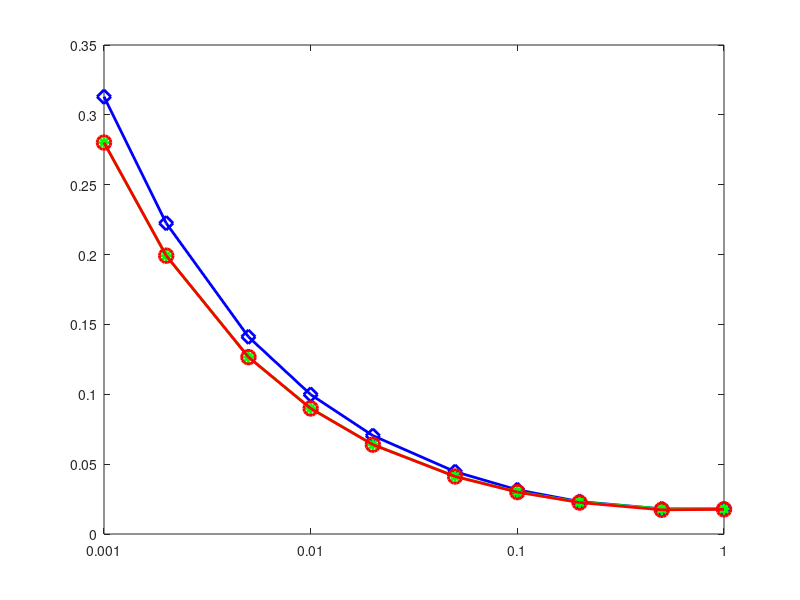

Source code (MATLAB): (Note: this script raises an error after producing the figure.)
close all
close
clc


E=[0.001,0.002,0.005,0.01,0.02,0.05, 0.1,0.2,0.5,1];

rf_n2k=[0.347,0.395,0.437,0.459,0.473,0.48,0.48];
rf_n200k=[0.4551,0.468,0.4796,0.4851,0.4889,0.4915,0.4915];
rf_n20k=[0.3435,0.38877,0.42945,0.4501,0.4648,0.4777,0.4842,0.4884,0.491,0.491];
rf_n40k=[0.359913,0.400375,0.436676,0.455032,0.467977,0.47934,0.4849,0.4886,0.491,0.491];
rf_n80k=[0.359923,0.40039,0.436702,0.45507,0.46803,0.47942,0.485,0.48874,0.49135,0.49118];


plot(log10(E),(0.5-rf_n20k)./0.5,'-bd','LineWidth',2,'Markersize',10)
hold on
plot(log10(E),(0.5-rf_n40k)./0.5,'-g*','LineWidth',2,'Markersize',10)
hold on
plot(log10(E),(0.5-rf_n80k)./0.5,'-ro','LineWidth',2,'Markersize',10)
set(gca,'xTick',[-3,-2,-1,0]);
set(gca,'xTickLabel',{'0.001','0.01','0.1','1'});
legend("JRR n=20,000 ","JRR n=40,000","JRR n=80,000",'location','NE')
xlabel("\epsilon")
ylabel("R")
% 
set(gca,'Fontsize',18)
% set(gca,'yTick',[5,6,6.5,7,8]);
% set(gca,'yTickLabel',{'10^5','10^6','','10^7','10^8'});
axis([-3.05 0.05 0 0.33])
print -painters -dpdf -r300 rangef_e.pdf

%
figure

% n=[10000,20000,30000,40000,60000,80000,100000];
n=20000:20000:200000;
% rf_e0001=[0.2788,0.3435,0.35991,0.359913,0.35992,0.359923,0.359925];
% rf_e001=[0.4296,0.4501,0.455008,0.455032,0.455055,0.45507,0.45508];
% rf_e01=[0.478215,0.4842,0.48483,0.4849,0.48498,0.485,0.48503];
% rf_e1=[0.49001,0.49066,0.49088,0.491,0.491115,0.49117,0.49121];
% e0001=[0.3435,0.35991,0.359913,0.35992,0.359923,0.359925,...
%     0.359926,0.3599272,0.3599276,0.3599282,0.359929];
% e001=[0.4501,0.455008,0.455032,0.455055,0.45507,0.455072,...
%     0.455077,0.45508,0.455084,0.455085,0.45509];
% e01=[0.4842,0.48483,0.4849,0.48498,0.485,0.48503,...
%     0.48504,0.48505,0.485057,0.4850633,0.485068];
% e1=[0.49066,0.49088,0.491,0.491115,0.49118,0.49121,...
%    0.4912324,0.4912495, 0.4912622,0.4912721,0.4913];

rf_e0001=[0.3435,0.359913,0.35992,0.359923,0.359925,...
    0.359926,0.3599272,0.3599276,0.3599282,0.359929];
rf_e001=[0.4501,0.455032,0.455055,0.45507,0.455072,...
    0.455077,0.45508,0.455084,0.455085,0.45509];
rf_e01=[0.4842,0.4849,0.48498,0.485,0.48503,...
    0.48504,0.48505,0.485057,0.4850633,0.485068];
rf_e1=[0.49066,0.491,0.491115,0.49118,0.49121,...
   0.4912324,0.4912495, 0.4912622,0.4912721,0.4913];
N=[20000,30000,40000:20000:200000];

plot(n,(0.5-rf_e1)./0.5,'-ro','LineWidth',2,'Markersize',10)
hold on
plot(n,(0.5-rf_e01)./0.5,'-g*','LineWidth',2,'Markersize',10)
hold on
plot(n,(0.5-rf_e001)./0.5,'-bd','LineWidth',2,'Markersize',10)
hold on
plot(n,(0.5-rf_e0001)./0.5,'-m+','LineWidth',2,'Markersize',10)
hold on
% plot(n,log10((0.5-rf_e1)./0.5),'-ro','LineWidth',2,'Markersize',10)
% hold on
% plot(n,log10((0.5-rf_e01)./0.5),'-g*','LineWidth',2,'Markersize',10)
% hold on
% plot(n,log10((0.5-rf_e001)./0.5),'-bd','LineWidth',2,'Markersize',10)
% hold on
% plot(n,log10((0.5-rf_e0001)./0.5),'-m+','LineWidth',2,'Markersize',10)
% hold on

% plot(N,(0.5-e1)./0.5,'-r','LineWidth',2,'Markersize',10)
% hold on
% plot(N,(0.5-e01)./0.5,'-g','LineWidth',2,'Markersize',10)
% hold on
% plot(N,(0.5-e001)./0.5,'-b','LineWidth',2,'Markersize',10)
% hold on
% plot(N,(0.5-e0001)./0.5,'-m','LineWidth',2,'Markersize',10)
% hold on
% set(gca,'xTick',[3,log10(2000),log10(5000),4,log10(20000),log10(50000),5,log10(200000)]);
% set(gca,'xTickLabel',{'1000','2000','5000','10000','20000','50000','100000','200000'});
% set(gca,'yTick',[log10(0.01),log10(0.02),log10(0.05),log10(0.1),log10(0.2),log10(0.5)]);
% % set(gca,'yTickLabel',{'0.0001','0.001','0.01','0.1'});
% set(gca,'yTickLabel',{'0.01','0.02','0.05','0.1','0.2','0.5'});
% set(h,'Position',[0.65,0.7,0.1,0.2])

h=legend("JRR e=1","JRR e=0.1","JRR e=0.01","JRR e=0.001",'location','NE')
set(h,'Position',[0.67,0.62,0.1,0.1])
xlabel("n")
ylabel("R")
set(gca,'Fontsize',18)
axis([16000, 204000 0 0.32])
% axis([8000, 102000 0 0.15])
% axis([18000, 202000 -2, -0.2])
print -painters -dpdf -r300 rangef_n.pdf
